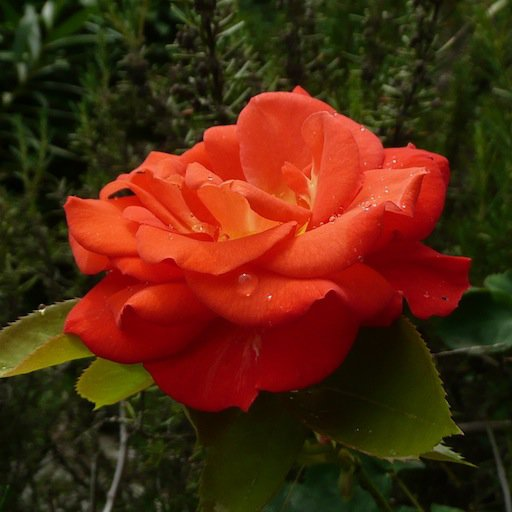
%> input picture im/flower1.jpg, 512 x 512 px
$ octave MainTest.m   (GNU Octave 9; MATLAB toolbox functions it lacks are replaced by stand-ins)
%> lines starting %> are read from the running program, lines starting %| are printed output that depends on the picture
### SCT.m
function resultIm=SCT(imA,imB,epsilon,lambda,R,alpha,nbIter,nbSuperpixelWantedA,nbSuperpixelWantedB,delta_s,delta_c,colorspace)
    prompt =sprintf('Preprocessing...\n');
    fprintf(prompt)
    A = create_object(imA,nbSuperpixelWantedA,'A',R,colorspace);
    B = create_object(imB,nbSuperpixelWantedB,'B',R,colorspace);
    [numRowsA,numColsA,~] = size(imA);
    global distanceMatrix;
    distanceMatrix = zeros([A.N,B.N])-1;
    global distanceSuperPixelMatrix;
    distanceSuperPixelMatrix = zeros([A.N,B.N])-1;
    [matchA,matchB] = InitializeMatching(A.N,B.N);
    prompt = sprintf('Initialisation du matching terminée\n');
    fprintf(prompt)

    for i = 1:nbIter
        [matchA,matchB] = propagationStep(A,B,epsilon,matchA,matchB);
        %meanDistance(A,B,matchA)
        [matchA,matchB] = randomSearchStep(A,B,alpha,epsilon,matchA,matchB,1);
        prompt =sprintf(strcat('Étape ',num2str(i)," du matching : Distance totale d'appareillage = ",num2str(meanDistance(A,B,matchA))," dans ",colorspace,'\n'));
        fprintf(prompt)

        %plot(N,idx,idxB,numRows,numCols,numRowsB,numColsB,outputImage,imB,matchA)
        %save(N,idx,idxB,numRows,numCols,numRowsB,numColsB,outputImage,imB,matchA,i)
    end


    %compute the matrix Q^-1 and the means A_bar in advance
    Q = cell([1,A.N]);

    A_bar = cell([1,A.N]);

    for i=1:A.N
        A_i = idxToCoord(A.idx{i},numRowsA,numColsA,A.im);
        covX_i = cov(A_i(:,1:2));
        covC_i = cov(A_i(:,3:5));
        Qi = blkdiag(delta_s^2*covX_i,delta_c^2*covC_i)+lambda*diag(ones([1,5]));
        Qi = inv(Qi);
        Q{i} = Qi;
        Abar = mean(A_i);
        A_bar{i} = Abar;
    end

    TransformedImage = zeros(size(A.im));


    TransformedImage1 = zeros([numRowsA,numColsA]);
    TransformedImage2 = zeros([numRowsA,numColsA]);
    TransformedImage3 = zeros([numRowsA,numColsA]);

    prompt = sprintf('Reconstruction de couleurs...\n');
    fprintf(prompt)

    parfor p = 1:(numRowsA*numColsA)
        a = A_t(p,A,B,matchA,Q,A_bar);
        TransformedImage1(p) = a(1);
        TransformedImage2(p) = a(2);
        TransformedImage3(p) = a(3);
    end

    TransformedImage(:,:,1)= TransformedImage1;
    TransformedImage(:,:,2)= TransformedImage2;
    TransformedImage(:,:,3)= TransformedImage3;

    resultIm = TransformedImage/255;
    disp("Fin");
end

function S=create_object(im,nbSuperPixelsWanted,which,R,colorspace)
    %preprocessing step which compute all the quantity we're going to need

    S=struct;
    [numRows,numCols,~] = size(im);
    [L,N] = superpixels(im, nbSuperPixelsWanted);
    idx = label2idx(L);
    if(which=='B')
       meanB = zeros([N,3]);
       for labelVal = 1:N
            redIdx = idx{labelVal};
            greenIdx = idx{labelVal}+numRows*numCols;
            blueIdx = idx{labelVal}+2*numRows*numCols;
            mr = mean(im(redIdx));
            mg = mean(im(greenIdx));
            mb = mean(im(blueIdx));
            meanB(labelVal,:)=[mr,mg,mb];
       end
       S.mean = meanB;
    end
    centr = regionprops(L,'centroid');
    g = adjacentRegionsGraph(L);
    SuperPatch = getSuperPatch(centr,R);
    S.im = im;
    S.L = L;
    S.graph = neighboors(g);
    S.centre = centr;
    S.idx=idx;
    S.N =N;
    S.SuperPatchs =SuperPatch;

    %usefull for colorspace change
    O = [1/sqrt(3), 1/sqrt(3), 1/sqrt(3) ; 1/sqrt(2) -1/sqrt(2) 0; 1/sqrt(6) 1/sqrt(6) -2/sqrt(6)];
    S.opp = reshape(reshape(double(im),numRows*numCols,3)*O,numRows,numCols,3);
    LMS = [0.3811 0.5783 0.0402 ; 0.1967 0.7244 0.0782 ; 0.0241 0.1288 0.8444];
    S.lms = log10(0.1+reshape(reshape(double(im),numRows*numCols,3)*LMS',numRows,numCols,3));
    S.lab = reshape(reshape(S.lms,numRows*numCols,3)*O,numRows,numCols,3);
    S.hsv = rgb2hsv(double(im));

    histS = cell(N);

    for i = 1:N
        histo = zeros([256,3]);
        for c = 1:3
            histo(:,c) = getHist(i,S,c-1,colorspace);
        end
        histS{i} = histo;
    end
    S.hist = histS;


end

% [66 lines left out: functions getHist, save, plot, meanDistance, not called in this run]

### adjacentRegionsGraph.m
function g = adjacentRegionsGraph(L,conn)
%adjacentRegionsGraph  Graph of adjacent regions from label matrix.
%
%   g = adjacentRegionsGraph(L)
%   g = adjacentRegionsGraph(L,conn)
%
%   g = adjacentRegionsGraph(L) computes a graph containing
%   adjacency relationships corresponding to the label matrix L. The
%   Nodes table of the graph contains a Label variable contains the
%   original label values from L. The adjacency geometry is
%   8-connected if L is 2-D and 26-connected if L is 3-D.
%
%   g = adjacentRegionsGraph(L,conn) uses the specified
%   connectivity.
%
%   EXAMPLES
%
%   Find all the pairs of 4-connected adjacent regions for a sample
%   label matrix.
%
%       L = repelem([5 1 27; 2 18 9; -5 50 40],3,3)
%
%       g = adjacentRegionsGraph(L,4);
%       region_pairs = g.Nodes.Label(g.Edges.EndNodes)
%
%   Compute the 4-connected adjacent regions graph for a sample
%   label matrix. Plot the graph and highlight the regions adjacent
%   to the region with the label 40.
%
%      L = repelem([5 1 27; 2 18 9; -5 50 40],3,3)
%
%      g = adjacentRegionsGraph(L,4);
%      gp = plot(g,'NodeLabel',g.Nodes.Label)
%
%      % Which graph node corresponds to the region labeled 40?
%      node_40 = find(g.Nodes.Label == 40)
%
%      % Find and highlight neighboring regions.
%      highlight(gp,node_40,neighbors(g,node_40))
%
%   MORE ABOUT CONNECTIVITY
%
%   Two-dimensional connectivity can be specified by the number 4 or
%   the number 8, specifying the traditional definitions of
%   4-connected or 8-connected pixel neighbors.
%
%   Two-dimensional connectivity can also be specified by a odd-size
%   matrix of 0s and 1s that is symmetric through its center
%   element. For example, the following connectivity matrix says
%   that a pixel is a connected neighbor of the pixel just above it
%   and the pixel just below it:
%
%       conn = [ ...
%                0  1  0
%                0  1  0
%                0  1  0  ]
%
%   And the following connectivity matrix says that a pixel is
%   a connected neighbor of the pixels to the upper right and lower
%   left.
%
%       conn = [ ...
%                0  0  1
%                0  1  0
%                1  0  0  ]
%
%   3-D connectivity can be specified by the numbers 6, 18, or 26.
%   6-connected voxels share a common face. 18-connected voxels
%   share a common face or edge. 26-connected voxels share a common
%   face, edge, or vertex.
%
%   3-D connectivity can also be specified by a odd-size 3-D array
%   of 0s and 1s that is symmetric through its center element.

%   Copyright 2015 The MathWorks, Inc.
%   Steve Eddins


% Input argument parsing and validation.
validateattributes(L,{'numeric','logical'},{'3d'});

if ismatrix(L)
   default_conn = 8;
else
   default_conn = 26;
end
if nargin < 2
   conn = default_conn;
end
conn = checkConnectivity(conn);

% We can improve efficiency by restricting our attention to pixels
% that are known to be different from at least one of their
% neighbors.
mask = (L ~= imdilate(L,conn)) | (L ~= imerode(L,conn));
mask_graph = binaryImageGraph(mask,conn);

% Find pairs of pixel values corresponding to neighbor pairs.
connected_values = L(mask_graph.Nodes.PixelIndex(mask_graph.Edges.EndNodes));

% Remove pairs of the same value.
connected_values(connected_values(:,1) == connected_values(:,2),:) = [];

% Remove duplicate value pairs.
connected_values = unique(sort(connected_values,2),'rows');

% Use unique to compute a node numbering for all the different
% values in the list of value pairs.
a = connected_values(:);
[c,~,ic] = unique(a);
edges = reshape(ic,size(connected_values));

% Make the graph. Record the pixel values as auxiliary information
% in the graph's node table. Record the adjacent pixel value pairs
% as auxiliary information in the graph's edge table.
g = graph(edges(:,1),edges(:,2));
g.Nodes.Label = c;
g.Edges.Labels = g.Nodes.Label(g.Edges.EndNodes);

### binaryImageGraph3.m
function [g,nodenums] = binaryImageGraph3(bw,conn)
%binaryImageGraph3  Graph of foreground pixel connectivity in 3-D binary image
%
%   g = binaryImageGraph3(BW)
%   g = binaryImageGraph3(BW,conn)
%
%   [g,nodenums] = binaryImageGraph3(___)
%
%   g = binaryImageGraph3(BW) computes the 26-connected pixel
%   neighbor graph for the foreground pixels of a 3-D binary image.
%
%   g = binaryImageGraph3(BW,conn) computes the pixel neighbor graph
%   using the specified connectivity.
%
%   [g,nodenums] = binaryImageGraph3(___) also returns an array the
%   size of BW whose elements are the graph numbers corresponding to
%   each foreground pixel of BW.
%
%   EXAMPLES
%
%   Compute the pixel neighbor graph for the foreground pixels in a
%   3-D binary image.
%
%       bw = zeros(64,64,64);
%       bw(20:25,30:35,40:45) = 1;
%       g = binaryImageGraph3(bw)
%
%   Compute the 6-connected pixel neighbor graph for the foreground
%   pixels in a 3-D binary image.
%
%       bw = zeros(64,64,64);
%       bw(20:25,30:35,40:45) = 1;
%       g = binaryImageGraph3(bw,6)
%
%   MORE ABOUT CONNECTIVITY
%
%   3-D connectivity can be specified by the numbers 6, 18, or 26.
%   6-connected voxels share a common face. 18-connected voxels
%   share a common face or edge. 26-connected voxels share a common
%   face, edge, or vertex.
%
%   3-D connectivity can also be specified by a odd-size 3-D array
%   of 0s and 1s that is symmetric through its center element.
%
%   Note that a 3-D connectivity array can be larger than
%   3-by-3-by-3, which is a more general form than is allowed in
%   Image Processing Toolbox functions.
%
%   See also plotImageGraph, imageGraph, imageGraph3,
%   binaryImageGraph, adjacentRegionsGraph.

%   Copyright 2015 The MathWorks, Inc.
%   Steve Eddins


% Input argument parsing and validation.
validateattributes(bw,{'numeric','logical'},{'3d'});
if ~islogical(bw)
   bw = (bw ~= 0);
end

default_conn = 26;
if nargin < 2
   conn = default_conn;
end
conn = checkConnectivity(conn);

% The connectivity array has already been verified to be symmetric
% about its center element. Because we are making an undirected
% graph, we don't need edges going in both directions, and so we
% discard (by setting to 0) half of the connectivity array.
conn(1:((end+1)/2)) = 0;

% Find the x, y, and z offsets (from center) of the nonzero elements
% in the connectivity array.
[conn_m,conn_n,conn_p] = size(conn);
[conn_offsets_y,conn_offsets_x,conn_offsets_z] = ind2sub([conn_m conn_n conn_p],find(conn));
conn_offsets_x = conn_offsets_x - ((conn_n + 1)/2);
conn_offsets_y = conn_offsets_y - ((conn_m + 1)/2);
conn_offsets_z = conn_offsets_z - ((conn_p + 1)/2);

% We have one node for each foreground pixels. Make a
% node_number_image for the purpose of mapping from an image pixel
% to the corresponding foreground pixel node number.
foreground_pixel_indices = find(bw);
nodenums = zeros(size(bw));
nodenums(bw) = (1:length(foreground_pixel_indices));

% Find the x, y, and z locations for each foreground pixel. We're
% going to store these locations as auxiliary information in the
% graph's node table.
[foreground_y,foreground_x,foreground_z] = ind2sub(size(bw),foreground_pixel_indices);

% Initialize an empty edge table.
edge_table = table(zeros(0,2),zeros(0,1),'VariableNames',{'EndNodes','Weight'});

% Build up the edge table by looking at one neighbor offset at a
% time.
for k = 1:length(conn_offsets_x)
   edge_table = [...
      edge_table
      binaryImageGraphNeighborEdges(bw,nodenums,...
      foreground_pixel_indices,foreground_x,foreground_y,foreground_z,conn_offsets_x(k),conn_offsets_y(k),conn_offsets_z(k))
      ];
end

node_table = table(foreground_x(:),foreground_y(:),foreground_z(:),...
   foreground_pixel_indices(:),'VariableNames',{'x','y','z','PixelIndex'});

g = graph(edge_table,node_table);

function edge_table = binaryImageGraphNeighborEdges(bw,node_number_image,foreground_pixel_indices,foreground_x,foreground_y,foreground_z,dx,dy,dz)

t = table;
t.PixelIndices = foreground_pixel_indices(:);
t.x = foreground_x(:);
t.y = foreground_y(:);
t.z = foreground_z(:);

% Calculate the neighbor locations.
neighbor_x = foreground_x + dx;
neighbor_y = foreground_y + dy;
neighbor_z = foreground_z + dz;

% Determine which neighbor candidates are out of bounds. Discard the
% corresponding entries in the table, t.
[bw_m,bw_n,bw_p] = size(bw);
out_of_bounds = (neighbor_x < 1) | (neighbor_x > bw_n) | ...
   (neighbor_y < 1) | (neighbor_y > bw_m) | ...
   (neighbor_z < 1) | (neighbor_z > bw_p);
t(out_of_bounds,:) = [];

% Determine which neighbor candidates belong to the image
% foreground.
neighbor_indices = sub2ind(size(bw),t.y+dy,t.x+dx,t.z+dz);
neighbor_not_foreground = ~bw(neighbor_indices);
t(neighbor_not_foreground,:) = [];
neighbor_indices(neighbor_not_foreground) = [];

% Return the edge table.
edge_table = table;
start = node_number_image(t.PixelIndices);
finish = node_number_image(neighbor_indices);
edge_table.EndNodes = [start(:) finish(:)];
edge_table.Weight = sqrt(dx^2 + dy^2 + dz^2) * ones(height(t),1);

### binaryImageGraph.m
function [g,nodenums] = binaryImageGraph(bw,conn)
%binaryImageGraph  Graph of foreground pixel connectivity in binary image
%
%   g = binaryImageGraph(BW)
%   g = binaryImageGraph(BW,conn)
%
%   [g,nodenums] = binaryImageGraph(___)
%
%   g = binaryImageGraph(BW) computes the 8-connected pixel neighbor
%   graph for the foreground pixels of a 2-D binary image.
%
%   g = binaryImageGraph(BW,conn) computes the pixel neighbor graph
%   using the specified connectivity.
%
%   [g,nodenums] = binaryImageGraph(___) also returns a matrix the
%   size of BW whose elements are the graph numbers corresponding to
%   each foreground pixel of BW.
%
%   EXAMPLES
%
%   Compute and plot the pixel neighbor graph for the foreground
%   pixels in the image text.png (a sample image shipped with the
%   Image Processing Toolbox).
%
%       bw = imread('text.png');
%       g = binaryImageGraph(bw);
%       plotImageGraph(g)
%       % Zoom in
%       axis([60 85 30 45])
%
%   Compute and plot the 4-connected pixel neighbor graph for the
%   foreground pixels in the image text.png (a sample image shipped
%   with the Image Processing Toolbox).
%
%       bw = imread('text.png');
%       g = binaryImageGraph(bw,4);
%       plotImageGraph(g)
%       % Zoom in
%       axis([60 85 30 45])
%
%   MORE ABOUT CONNECTIVITY
%
%   Two-dimensional connectivity can be specified by the number 4 or
%   the number 8, specifying the traditional definitions of
%   4-connected or 8-connected pixel neighbors.
%
%   Two-dimensional connectivity can also be specified by a odd-size
%   matrix of 0s and 1s that is symmetric through its center
%   element. For example, the following connectivity matrix says
%   that a pixel is a connected neighbor of the pixel just above it
%   and the pixel just below it:
%
%       conn = [ ...
%                0  1  0
%                0  1  0
%                0  1  0  ]
%
%   And the following connectivity matrix says that a pixel is
%   a connected neighbor of the pixels to the upper right and lower
%   left.
%
%       conn = [ ...
%                0  0  1
%                0  1  0
%                1  0  0  ]
%
%   Note that the connectivity matrix can be larger than 3-by-3,
%   which is a more general form than is allowed in Image Processing
%   Toolbox functions.
%
%   See also plotImageGraph, imageGraph, imageGraph3,
%   binaryImageGraph3, adjacentRegionsGraph.

%   Copyright 2015 The MathWorks, Inc.
%   Steve Eddins

% Input argument parsing and validation.
validateattributes(bw,{'numeric','logical'},{'2d'});
if ~islogical(bw)
   bw = (bw ~= 0);
end

default_conn = 8;
if nargin < 2
   conn = default_conn;
end
conn = checkConnectivity(conn);

[g,nodenums] = binaryImageGraph3(bw,conn);
g.Nodes.z = [];

### checkConnectivity.m
function conn = checkConnectivity(conn)

% Copyright 2015 The MathWorks, Inc.
% Steve Eddins

if isequal(conn,4)
   conn = [0 1 0; 1 1 1; 0 1 0];

elseif isequal(conn,8)
   conn = ones(3,3);

elseif isequal(conn,6)
   conn = conndef(3,'minimal');

elseif isequal(conn,18)
   conn = cat(3,[0 1 0; 1 1 1; 0 1 0], ...
      ones(3,3), [0 1 0; 1 1 1; 0 1 0]);

elseif isequal(conn,26)
   conn = ones(3,3,3);

else
   % Assume that conn has been passed in array form and check its
   % validity.

   % Require that conn has odd dimensions, be 2-D or 3-D, and be
   % symmetric through the center element.

   if ndims(conn) > 3
      throwAsCaller(MException('se:ig:ConnectivityNumDims', ...
         'Connectivity must be 2-D or 3-D.'));
   end

   if any(mod(size(conn),2) == 0)
      throwAsCaller(MException('se:ig:ConnectivitySize',...
         'The connectivity size must be odd.'));
   end

   if ~isequal(conn(:), flipud(conn(:)))
      throwAsCaller(MException('se:ig:ConnectivitySymmetry',...
         'The connectivity must be symmetric through its center element.'));
   end
end

### MainTest.m
% [11 lines of commented-out code are left out]
pathImA = 'im/flower1.jpg';
pathImB = 'im/flower2.jpg';
% [16 lines of commented-out code are left out]
nameA = strsplit(pathImA,{'/','.'});
nameA = nameA{2};
nameB = strsplit(pathImB,{'/','.'});
nameB = nameB{2};
im = (imread(pathImA));
%> im is the input picture: size 512x512x3 uint8; mean R, G, B 82.8, 39.6, 15.4
imB = (imread(pathImB));
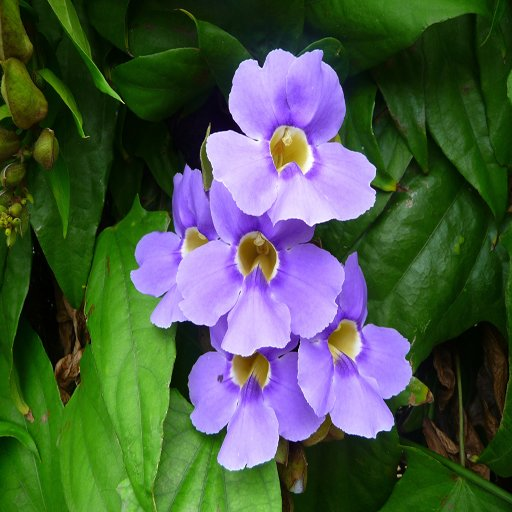
%> input picture im/flower2.jpg, 512 x 512 px
%> imB is the input picture: size 512x512x3 uint8; mean R, G, B 73.3, 89.4, 72.2

[numRows,numCols,~] = size(im);
%> numRows = 512; numCols = 512

addpath('Graph')
addpath('colour-transfer')

nbSuperPixelsWantedA = round(numRows*numCols/500);
%> nbSuperPixelsWantedA = 524
%nbSuperPixelsWantedB = round(numRowsB*numColsB/500)+10;
nbSuperPixelsWantedB = nbSuperPixelsWantedA+20;
%> nbSuperPixelsWantedB = 544

lambda = 0.003;
epsilon = 1;
R = 100;
delta_s = 40;
delta_c = 0.4;
% possible colorspace args : 'rgb','opp','lms','lab','hsv'
colorspace = 'rgb';
alpha = 0.5;
nbIter=20;


resSCT = SCT(im,imB,epsilon,lambda,R,alpha,nbIter,nbSuperPixelsWantedA,nbSuperPixelsWantedB,delta_s,delta_c,colorspace);
%> in create_object, `[L,N] = superpixels(im, nbSuperPixelsWanted);`:
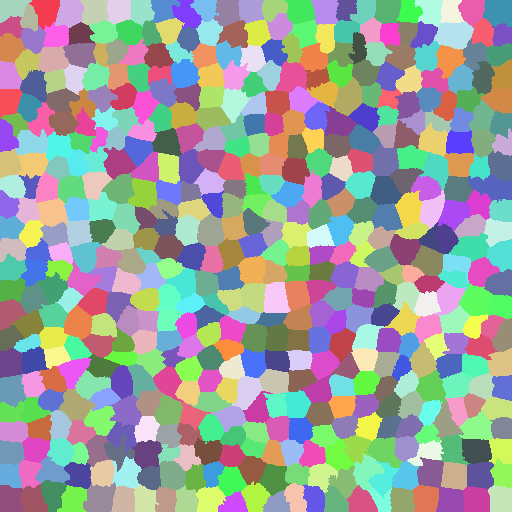
%> L: size 512x512 double; 527 distinct labels, from 1 to 527; one colour per label, 0 black
%> in create_object, `[L,N] = superpixels(im, nbSuperPixelsWanted);`: N = 527
%> in create_object, `idx = label2idx(L);`: idx = 527 items
%> in create_object, `centr = regionprops(L,'centroid');`: centr = 527 regions; first 5, Centroid: [13 9.3], [46.7 12.2], [70.3 13.7], [95.1 12], [119.4 11.5]
%> in adjacentRegionsGraph, `mask = (L ~= imdilate(L,conn)) | (L ~= imerode(L,conn));`:
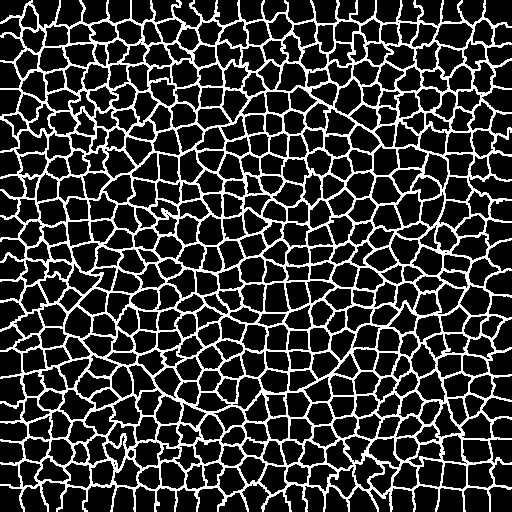
%> mask: size 512x512 logical; 21.6% white in thin lines or dots
%> in binaryImageGraph3, `foreground_pixel_indices = find(bw);`: foreground_pixel_indices = 56680 values from 23 to 262121
%> in binaryImageGraph3, `nodenums(bw) = (1:length(foreground_pixel_indices));`:
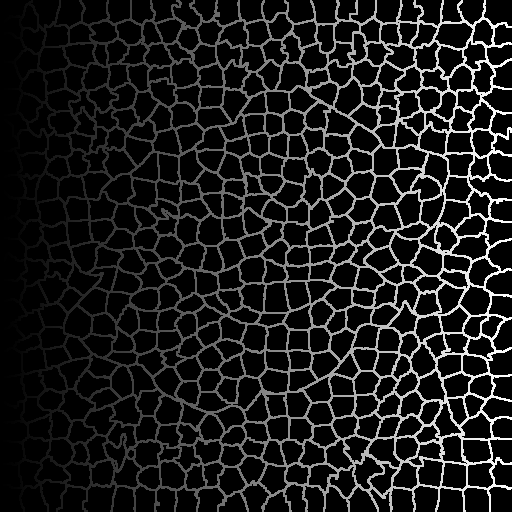
%> nodenums: size 512x512 double; min 0, max 56680, mean 6127.7; drawn with min black and max white
%> (the run ends here)
